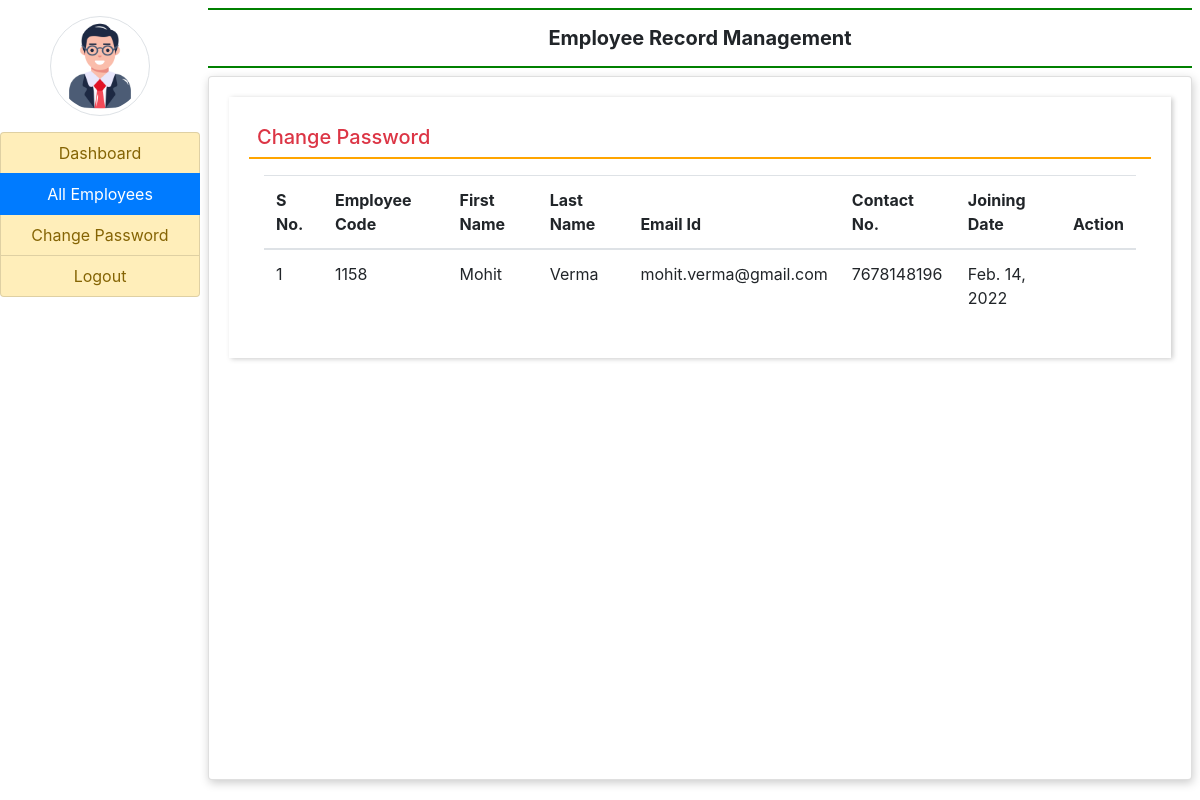
Page /admin_all_employees/ on the committed database.
### employee/models.py (models this page shows)
class Employee_Details(models.Model):
    user = models.ForeignKey(User, on_delete=models.CASCADE)
    empcode = models.CharField(max_length=50)
    empdept = models.CharField(max_length=100, null=True)
    designation = models.CharField(max_length=100, null=True)
    pcontact = models.CharField(max_length=15, null=True)
    scontact = models.CharField(max_length=15, null=True)
    gender = models.CharField(max_length=50, null=True)
    joiningdate = models.DateField(null=True)
    def __str__(self):
        return self.user.username

### employee/views.py (the view)
# urls.py: path("admin_all_employees/", views.admin_all_employees, name="admin_all_employees"),
def admin_all_employees(request):
    employees = Employee_Details.objects.all()
    print(f"Employee = {employees}")
    return render(request, 'admin_all_employees.html',{'employees':employees})

### employee/templates/admin_all_employees.html
{% extends 'admin_base.html' %}
{% block main %}
<div class="card-body" style="box-shadow:2px 1px 5px #ccc;">
    <h5 class="p-2 text-danger" style="border-bottom:2px solid orange;">Change Password</h5>
    <div class="container-fluid">
        <table class="table my-3">
            <thead>
                <tr>
                    <th>S No.</th>
                    <th>Employee Code</th>
                    <th>First Name</th>
                    <th>Last Name</th>
                    <th>Email Id</th>
                    <th>Contact No.</th>
                    <th>Joining Date</th>
                    <th>Action</th>
                </tr>
            </thead>
            <tbody>
                {% for emp in employees %}
                    <tr>
                        <td>{{emp.id}}</td>
                        <td>{{emp.empcode}}</td>
                        <td>{{emp.user.first_name}}</td>
                        <td>{{emp.user.last_name}}</td>
                        <td>{{emp.user.username}}</td>
                        <td>{{emp.pcontact}}</td>
                        <td>{{emp.joiningdate}}</td>
                    </tr>
                {% endfor %}
            </tbody>
        </table>
    </div>
</div>
{% endblock main %}

### rows in the picture
Employee_Details: id "1", empcode "1158", user.first_name "Mohit", user.last_name "Verma", user.username "mohit.verma@gmail.com", pcontact "7678148196", joiningdate "Feb. 14, 2022"
